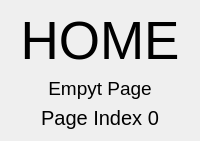
                  <widget class="QWidget" name="page_home">
                   <layout class="QVBoxLayout" name="verticalLayout_10">
                    <item>
                     <widget class="QLabel" name="label_6">
                      <property name="font">
                       <font>
                        <family>Segoe UI</family>
                        <pointsize>40</pointsize>
                       </font>
                      </property>
                      <property name="styleSheet">
                       <string notr="true"/>
                      </property>
                      <property name="text">
                       <string>HOME</string>
                      </property>
                      <property name="alignment">
                       <set>Qt::AlignCenter</set>
                      </property>
                     </widget>
                    </item>
                    <item>
                     <widget class="QLabel" name="label">
                      <property name="font">
                       <font>
                        <family>Segoe UI</family>
                        <pointsize>14</pointsize>
                       </font>
                      </property>
                      <property name="text">
                       <string>Empyt Page</string>
                      </property>
                      <property name="alignment">
                       <set>Qt::AlignCenter</set>
                      </property>
                     </widget>
                    </item>
                    <item>
                     <widget class="QLabel" name="label_7">
                      <property name="font">
                       <font>
                        <family>Segoe UI</family>
                        <pointsize>15</pointsize>
                       </font>
                      </property>
                      <property name="text">
                       <string>Page Index 0</string>
                      </property>
                      <property name="alignment">
                       <set>Qt::AlignCenter</set>
                      </property>
                     </widget>
                    </item>
                   </layout>
                  </widget>
